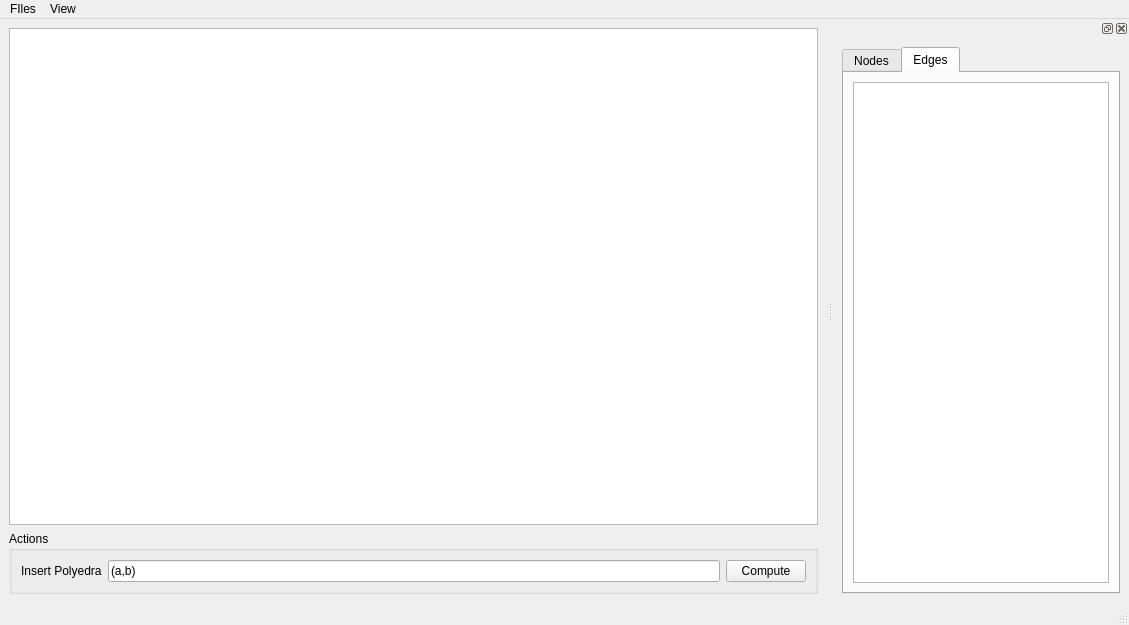
<?xml version="1.0" encoding="UTF-8"?>
<ui version="4.0">
 <class>MainWindow</class>
 <widget class="QMainWindow" name="MainWindow">
  <property name="geometry">
   <rect>
    <x>0</x>
    <y>0</y>
    <width>1129</width>
    <height>625</height>
   </rect>
  </property>
  <property name="windowTitle">
   <string>MainWindow</string>
  </property>
  <widget class="QWidget" name="centralwidget">
   <layout class="QVBoxLayout" name="verticalLayout_2">
    <item>
     <widget class="QGraphicsView" name="Plane">
      <property name="sizePolicy">
       <sizepolicy hsizetype="Expanding" vsizetype="Expanding">
        <horstretch>0</horstretch>
        <verstretch>0</verstretch>
       </sizepolicy>
      </property>
     </widget>
    </item>
    <item>
     <widget class="QGroupBox" name="groupBox">
      <property name="title">
       <string>Actions</string>
      </property>
      <layout class="QHBoxLayout" name="horizontalLayout">
       <item>
        <widget class="QLabel" name="label">
         <property name="text">
          <string>Insert Polyedra</string>
         </property>
        </widget>
       </item>
       <item>
        <widget class="QLineEdit" name="GraphStr">
         <property name="text">
          <string>(a,b)</string>
         </property>
        </widget>
       </item>
       <item>
        <widget class="QPushButton" name="pushButton">
         <property name="text">
          <string>Compute</string>
         </property>
         <property name="shortcut">
          <string>Return</string>
         </property>
        </widget>
       </item>
      </layout>
     </widget>
    </item>
   </layout>
  </widget>
  <widget class="QMenuBar" name="menubar">
   <property name="geometry">
    <rect>
     <x>0</x>
     <y>0</y>
     <width>1129</width>
     <height>20</height>
    </rect>
   </property>
   <widget class="QMenu" name="menuFIles">
    <property name="title">
     <string>FIles</string>
    </property>
    <addaction name="actionSave_Picture"/>
   </widget>
   <widget class="QMenu" name="menuView">
    <property name="title">
     <string>View</string>
    </property>
    <addaction name="SwitchSidePanel"/>
   </widget>
   <addaction name="menuFIles"/>
   <addaction name="menuView"/>
  </widget>
  <widget class="QStatusBar" name="statusbar"/>
  <widget class="QDockWidget" name="SidePanel">
   <property name="enabled">
    <bool>true</bool>
   </property>
   <attribute name="dockWidgetArea">
    <number>2</number>
   </attribute>
   <widget class="QWidget" name="dockWidgetContents">
    <property name="enabled">
     <bool>true</bool>
    </property>
    <layout class="QVBoxLayout" name="verticalLayout">
     <item>
      <widget class="QTabWidget" name="tabWidget">
       <property name="currentIndex">
        <number>1</number>
       </property>
       <property name="elideMode">
        <enum>Qt::ElideNone</enum>
       </property>
       <widget class="QWidget" name="Nodes">
        <property name="sizePolicy">
         <sizepolicy hsizetype="Expanding" vsizetype="Expanding">
          <horstretch>0</horstretch>
          <verstretch>0</verstretch>
         </sizepolicy>
        </property>
        <property name="layoutDirection">
         <enum>Qt::LeftToRight</enum>
        </property>
        <property name="autoFillBackground">
         <bool>true</bool>
        </property>
        <attribute name="title">
         <string>Nodes</string>
        </attribute>
        <layout class="QHBoxLayout" name="horizontalLayout_2">
         <item>
          <widget class="QListWidget" name="NodeList"/>
         </item>
        </layout>
       </widget>
       <widget class="QWidget" name="Edges">
        <attribute name="title">
         <string>Edges</string>
        </attribute>
        <layout class="QVBoxLayout" name="verticalLayout_3">
         <item>
          <widget class="QTreeView" name="ListObjects"/>
         </item>
        </layout>
       </widget>
      </widget>
     </item>
    </layout>
   </widget>
  </widget>
  <action name="actionSave_Picture">
   <property name="text">
    <string>Save Picture</string>
   </property>
  </action>
  <action name="SwitchSidePanel">
   <property name="text">
    <string>Side Panel</string>
   </property>
   <property name="shortcut">
    <string>Ctrl+P</string>
   </property>
  </action>
 </widget>
 <resources/>
 <connections/>
</ui>
